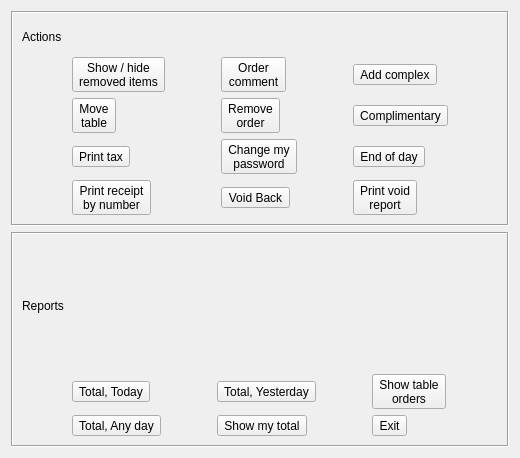
<?xml version="1.0" encoding="UTF-8"?>
<ui version="4.0">
 <class>RTools</class>
 <widget class="QDialog" name="RTools">
  <property name="geometry">
   <rect>
    <x>0</x>
    <y>0</y>
    <width>520</width>
    <height>458</height>
   </rect>
  </property>
  <property name="windowTitle">
   <string>Tools</string>
  </property>
  <layout class="QVBoxLayout" name="verticalLayout">
   <item>
    <widget class="QFrame" name="frame">
     <property name="frameShape">
      <enum>QFrame::Box</enum>
     </property>
     <property name="frameShadow">
      <enum>QFrame::Sunken</enum>
     </property>
     <layout class="QVBoxLayout" name="verticalLayout_2">
      <item>
       <widget class="QLabel" name="label_2">
        <property name="text">
         <string>Actions</string>
        </property>
       </widget>
      </item>
      <item>
       <layout class="QGridLayout" name="gridLayout">
        <item row="1" column="0">
         <widget class="QToolButton" name="btnMoveTable">
          <property name="text">
           <string>Move
table</string>
          </property>
          <property name="icon">
           <iconset resource="res.qrc">
            <normaloff>:/images/transfer.png</normaloff>:/images/transfer.png</iconset>
          </property>
          <property name="toolButtonStyle">
           <enum>Qt::ToolButtonTextUnderIcon</enum>
          </property>
         </widget>
        </item>
        <item row="0" column="1">
         <widget class="QToolButton" name="btnOrderComment">
          <property name="text">
           <string>Order
comment</string>
          </property>
          <property name="icon">
           <iconset resource="res.qrc">
            <normaloff>:/images/mark.png</normaloff>:/images/mark.png</iconset>
          </property>
          <property name="toolButtonStyle">
           <enum>Qt::ToolButtonTextUnderIcon</enum>
          </property>
         </widget>
        </item>
        <item row="1" column="1">
         <widget class="QToolButton" name="btnRemoveOrder">
          <property name="text">
           <string>Remove
order</string>
          </property>
          <property name="icon">
           <iconset resource="res.qrc">
            <normaloff>:/images/garbage.png</normaloff>:/images/garbage.png</iconset>
          </property>
          <property name="toolButtonStyle">
           <enum>Qt::ToolButtonTextUnderIcon</enum>
          </property>
         </widget>
        </item>
        <item row="2" column="1">
         <widget class="QToolButton" name="btnChangePassword">
          <property name="text">
           <string>Change my
password</string>
          </property>
          <property name="icon">
           <iconset resource="res.qrc">
            <normaloff>:/images/lock.png</normaloff>:/images/lock.png</iconset>
          </property>
          <property name="toolButtonStyle">
           <enum>Qt::ToolButtonTextUnderIcon</enum>
          </property>
         </widget>
        </item>
        <item row="0" column="2">
         <widget class="QToolButton" name="btnComplex">
          <property name="text">
           <string>Add complex</string>
          </property>
          <property name="icon">
           <iconset resource="res.qrc">
            <normaloff>:/images/dinner.png</normaloff>:/images/dinner.png</iconset>
          </property>
          <property name="toolButtonStyle">
           <enum>Qt::ToolButtonTextUnderIcon</enum>
          </property>
         </widget>
        </item>
        <item row="0" column="0">
         <widget class="QToolButton" name="btnShowHideRemovedItems">
          <property name="text">
           <string>Show / hide
removed items</string>
          </property>
          <property name="icon">
           <iconset resource="res.qrc">
            <normaloff>:/images/basket.png</normaloff>:/images/basket.png</iconset>
          </property>
          <property name="toolButtonStyle">
           <enum>Qt::ToolButtonTextUnderIcon</enum>
          </property>
         </widget>
        </item>
        <item row="1" column="2">
         <widget class="QToolButton" name="btnCompimentary">
          <property name="text">
           <string>Complimentary</string>
          </property>
          <property name="icon">
           <iconset resource="res.qrc">
            <normaloff>:/images/gift.png</normaloff>:/images/gift.png</iconset>
          </property>
          <property name="toolButtonStyle">
           <enum>Qt::ToolButtonTextUnderIcon</enum>
          </property>
         </widget>
        </item>
        <item row="2" column="0">
         <widget class="QToolButton" name="btnTax">
          <property name="text">
           <string>Print tax</string>
          </property>
          <property name="icon">
           <iconset resource="res.qrc">
            <normaloff>:/images/tax.png</normaloff>:/images/tax.png</iconset>
          </property>
          <property name="toolButtonStyle">
           <enum>Qt::ToolButtonTextUnderIcon</enum>
          </property>
         </widget>
        </item>
        <item row="2" column="2">
         <widget class="QToolButton" name="btnCloseDay">
          <property name="text">
           <string>End of day</string>
          </property>
          <property name="icon">
           <iconset resource="res.qrc">
            <normaloff>:/images/money_calculator.png</normaloff>:/images/money_calculator.png</iconset>
          </property>
          <property name="toolButtonStyle">
           <enum>Qt::ToolButtonTextUnderIcon</enum>
          </property>
         </widget>
        </item>
        <item row="3" column="0">
         <widget class="QToolButton" name="btnPrintAnyReport">
          <property name="text">
           <string>Print receipt
by number</string>
          </property>
          <property name="icon">
           <iconset resource="res.qrc">
            <normaloff>:/images/invoice.png</normaloff>:/images/invoice.png</iconset>
          </property>
          <property name="toolButtonStyle">
           <enum>Qt::ToolButtonTextUnderIcon</enum>
          </property>
         </widget>
        </item>
        <item row="3" column="1">
         <widget class="QToolButton" name="btnVoidBack">
          <property name="text">
           <string>Void Back</string>
          </property>
          <property name="icon">
           <iconset resource="res.qrc">
            <normaloff>:/images/recycle.png</normaloff>:/images/recycle.png</iconset>
          </property>
          <property name="toolButtonStyle">
           <enum>Qt::ToolButtonTextUnderIcon</enum>
          </property>
         </widget>
        </item>
        <item row="3" column="2">
         <widget class="QToolButton" name="btnPrintVoid">
          <property name="text">
           <string>Print void
report</string>
          </property>
          <property name="icon">
           <iconset resource="res.qrc">
            <normaloff>:/images/recycle.png</normaloff>:/images/recycle.png</iconset>
          </property>
          <property name="toolButtonStyle">
           <enum>Qt::ToolButtonTextUnderIcon</enum>
          </property>
         </widget>
        </item>
       </layout>
      </item>
     </layout>
    </widget>
   </item>
   <item>
    <widget class="QFrame" name="frame_2">
     <property name="frameShape">
      <enum>QFrame::Box</enum>
     </property>
     <property name="frameShadow">
      <enum>QFrame::Sunken</enum>
     </property>
     <layout class="QVBoxLayout" name="verticalLayout_3">
      <item>
       <widget class="QLabel" name="label">
        <property name="text">
         <string>Reports</string>
        </property>
       </widget>
      </item>
      <item>
       <layout class="QGridLayout" name="gridLayout_2">
        <item row="1" column="2">
         <widget class="QToolButton" name="btnExit">
          <property name="text">
           <string>Exit</string>
          </property>
          <property name="icon">
           <iconset resource="res.qrc">
            <normaloff>:/images/exit.png</normaloff>:/images/exit.png</iconset>
          </property>
          <property name="toolButtonStyle">
           <enum>Qt::ToolButtonTextUnderIcon</enum>
          </property>
         </widget>
        </item>
        <item row="0" column="2">
         <widget class="QToolButton" name="btnShowTableOrders">
          <property name="text">
           <string>Show table
orders</string>
          </property>
          <property name="icon">
           <iconset resource="res.qrc">
            <normaloff>:/images/invoice.png</normaloff>:/images/invoice.png</iconset>
          </property>
          <property name="toolButtonStyle">
           <enum>Qt::ToolButtonTextUnderIcon</enum>
          </property>
         </widget>
        </item>
        <item row="0" column="0">
         <widget class="QToolButton" name="btnTotalReport">
          <property name="text">
           <string>Total, Today</string>
          </property>
          <property name="icon">
           <iconset resource="res.qrc">
            <normaloff>:/images/money_calculator.png</normaloff>:/images/money_calculator.png</iconset>
          </property>
          <property name="toolButtonStyle">
           <enum>Qt::ToolButtonTextUnderIcon</enum>
          </property>
         </widget>
        </item>
        <item row="0" column="1">
         <widget class="QToolButton" name="btnTotalYesterday">
          <property name="text">
           <string>Total, Yesterday</string>
          </property>
          <property name="icon">
           <iconset resource="res.qrc">
            <normaloff>:/images/money_calculator.png</normaloff>:/images/money_calculator.png</iconset>
          </property>
          <property name="toolButtonStyle">
           <enum>Qt::ToolButtonTextUnderIcon</enum>
          </property>
         </widget>
        </item>
        <item row="1" column="1">
         <widget class="QToolButton" name="btnShowNyTotal">
          <property name="text">
           <string>Show my total</string>
          </property>
          <property name="icon">
           <iconset resource="res.qrc">
            <normaloff>:/images/money_calculator.png</normaloff>:/images/money_calculator.png</iconset>
          </property>
          <property name="toolButtonStyle">
           <enum>Qt::ToolButtonTextUnderIcon</enum>
          </property>
         </widget>
        </item>
        <item row="1" column="0">
         <widget class="QToolButton" name="btnTotalReportAnyDay">
          <property name="text">
           <string>Total, Any day</string>
          </property>
          <property name="icon">
           <iconset resource="res.qrc">
            <normaloff>:/images/money_calculator.png</normaloff>:/images/money_calculator.png</iconset>
          </property>
          <property name="toolButtonStyle">
           <enum>Qt::ToolButtonTextUnderIcon</enum>
          </property>
         </widget>
        </item>
       </layout>
      </item>
     </layout>
    </widget>
   </item>
  </layout>
 </widget>
 <resources>
  <include location="res.qrc"/>
 </resources>
 <connections/>
</ui>
